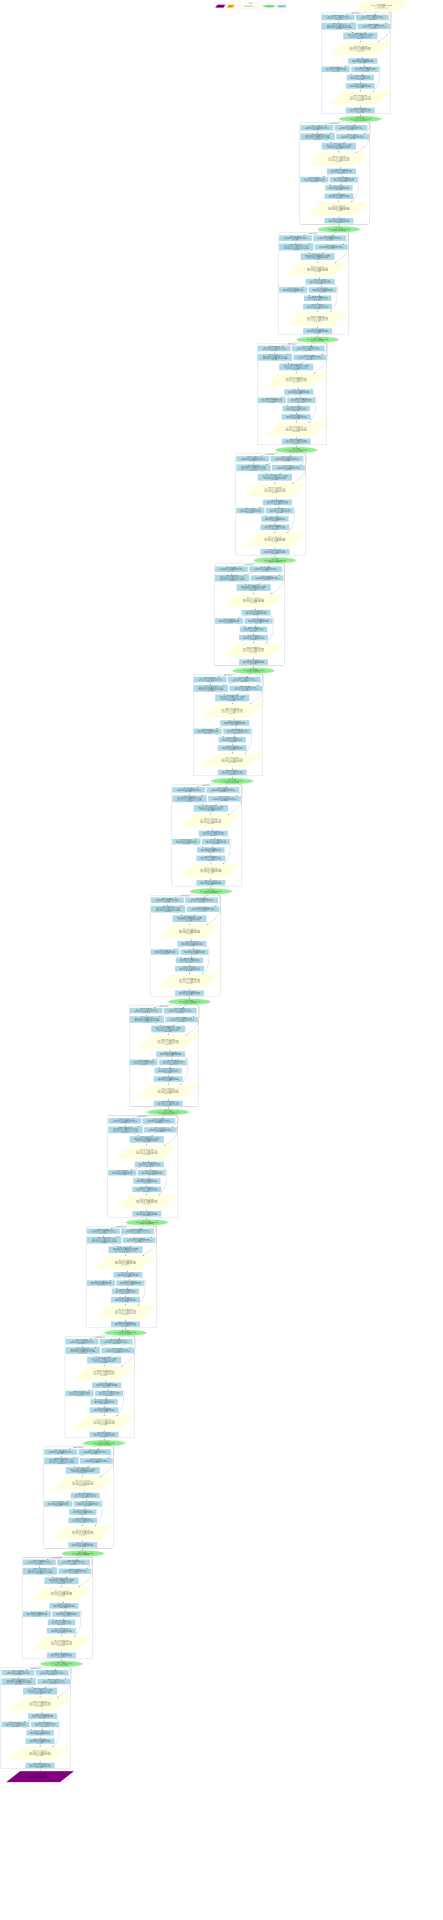

Python code for this plot:
import graphviz

# Create proposed layer-wise deployment DAG with 1 layer per GPU
dot = graphviz.Digraph(comment='Proposed Layer-wise Deployment (16 GPUs)', format='svg')
dot.attr(rankdir='TB', size='25,20', fontname='Arial')

# Define consistent attributes
with dot.subgraph(name='cluster_legend') as c:
    c.attr(label='Legend', style='dashed', color='gray')
    c.node('legend_compute', 'Computation', shape='rectangle', style='filled', color='lightblue')
    c.node('legend_comm', 'Communication', shape='ellipse', style='filled', color='lightgreen')
    c.node('legend_route', 'Routing/Aggregation', shape='parallelogram', style='filled', color='lightyellow')
    c.node('legend_split', 'Split', shape='parallelogram', style='filled', color='orange')
    c.node('legend_gather', 'Gather', shape='parallelogram', style='filled', color='purple')

# Input layer
dot.node('input', 'Input Embedding\nInput: [batch=128, seq=10000, hidden=4096]\nDevice: GPU-0\nLayer: Embedding+Pre-process', 
         shape='parallelogram', style='filled', color='lightyellow')

# Create clusters for each GPU and its layer
for gpu_id in range(16):
    layer_id = gpu_id
    
    with dot.subgraph(name=f'cluster_gpu{gpu_id}') as c:
        c.attr(label=f'GPU-{gpu_id} (Layer {layer_id})', style='rounded', color=f'color{gpu_id%8+1}')
        
        # Multi-Head Attention Q computation
        q_label = f'GPU{gpu_id}_Layer{layer_id}_MHA_Q\nInput: [batch=128, seq=10000, hidden=4096]\nOutput: [batch=128, seq=10000, heads=32, d_k=128]\nDevice: GPU-{gpu_id}'
        c.node(f'mha_q_{layer_id}', q_label, shape='rectangle', style='filled', color='lightblue')
        
        # Multi-Head Attention K computation
        k_label = f'GPU{gpu_id}_Layer{layer_id}_MHA_K\nInput: [batch=128, seq=10000, hidden=4096]\nOutput: [batch=128, seq=10000, heads=32, d_k=128]\nDevice: GPU-{gpu_id}'
        c.node(f'mha_k_{layer_id}', k_label, shape='rectangle', style='filled', color='lightblue')
        
        # Multi-Head Attention V computation
        v_label = f'GPU{gpu_id}_Layer{layer_id}_MHA_V\nInput: [batch=128, seq=10000, hidden=4096]\nOutput: [batch=128, seq=10000, heads=32, d_k=128]\nDevice: GPU-{gpu_id}'
        c.node(f'mha_v_{layer_id}', v_label, shape='rectangle', style='filled', color='lightblue')
        
        # Attention score computation
        score_label = f'GPU{gpu_id}_Layer{layer_id}_Attn_Score\nInput1: [batch=128, seq=10000, heads=32, d_k=128]\nInput2: [batch=128, seq=10000, heads=32, d_k=128]\nOutput: [batch=128, seq=10000, heads=32, seq=10000]\nDevice: GPU-{gpu_id}'
        c.node(f'attn_score_{layer_id}', score_label, shape='rectangle', style='filled', color='lightblue')
        
        # Attention output projection
        attn_out_label = f'GPU{gpu_id}_Layer{layer_id}_Attn_Out\nInput1: [batch=128, seq=10000, heads=32, seq=10000]\nInput2: [batch=128, seq=10000, heads=32, d_k=128]\nOutput: [batch=128, seq=10000, hidden=4096]\nDevice: GPU-{gpu_id}'
        c.node(f'attn_out_{layer_id}', attn_out_label, shape='rectangle', style='filled', color='lightblue')
        
        # Attention residual add
        attn_residual_label = f'GPU{gpu_id}_Layer{layer_id}_Attn_Residual\nInput1: [batch=128, seq=10000, hidden=4096]\nInput2: [batch=128, seq=10000, hidden=4096]\nOutput: [batch=128, seq=10000, hidden=4096]\nDevice: GPU-{gpu_id}'
        c.node(f'attn_residual_{layer_id}', attn_residual_label, shape='parallelogram', style='filled', color='lightyellow')
        
        # LayerNorm after attention
        layernorm1_label = f'GPU{gpu_id}_Layer{layer_id}_LayerNorm1\nInput: [batch=128, seq=10000, hidden=4096]\nOutput: [batch=128, seq=10000, hidden=4096]\nDevice: GPU-{gpu_id}'
        c.node(f'layernorm1_{layer_id}', layernorm1_label, shape='rectangle', style='filled', color='lightblue')
        
        # FFN Up projection
        ffn_up_label = f'GPU{gpu_id}_Layer{layer_id}_FFN_Up\nInput: [batch=128, seq=10000, hidden=4096]\nOutput: [batch=128, seq=10000, ffn=16384]\nDevice: GPU-{gpu_id}'
        c.node(f'ffn_up_{layer_id}', ffn_up_label, shape='rectangle', style='filled', color='lightblue')
        
        # FFN Gate projection
        ffn_gate_label = f'GPU{gpu_id}_Layer{layer_id}_FFN_Gate\nInput: [batch=128, seq=10000, hidden=4096]\nOutput: [batch=128, seq=10000, ffn=16384]\nDevice: GPU-{gpu_id}'
        c.node(f'ffn_gate_{layer_id}', ffn_gate_label, shape='rectangle', style='filled', color='lightblue')
        
        # FFN activation (GELU)
        ffn_act_label = f'GPU{gpu_id}_Layer{layer_id}_FFN_Act\nInput: [batch=128, seq=10000, ffn=16384]\nOutput: [batch=128, seq=10000, ffn=16384]\nDevice: GPU-{gpu_id}'
        c.node(f'ffn_act_{layer_id}', ffn_act_label, shape='rectangle', style='filled', color='lightblue')
        
        # FFN Down projection
        ffn_down_label = f'GPU{gpu_id}_Layer{layer_id}_FFN_Down\nInput: [batch=128, seq=10000, ffn=16384]\nOutput: [batch=128, seq=10000, hidden=4096]\nDevice: GPU-{gpu_id}'
        c.node(f'ffn_down_{layer_id}', ffn_down_label, shape='rectangle', style='filled', color='lightblue')
        
        # FFN residual add
        ffn_residual_label = f'GPU{gpu_id}_Layer{layer_id}_FFN_Residual\nInput1: [batch=128, seq=10000, hidden=4096]\nInput2: [batch=128, seq=10000, hidden=4096]\nOutput: [batch=128, seq=10000, hidden=4096]\nDevice: GPU-{gpu_id}'
        c.node(f'ffn_residual_{layer_id}', ffn_residual_label, shape='parallelogram', style='filled', color='lightyellow')
        
        # LayerNorm after FFN
        layernorm2_label = f'GPU{gpu_id}_Layer{layer_id}_LayerNorm2\nInput: [batch=128, seq=10000, hidden=4096]\nOutput: [batch=128, seq=10000, hidden=4096]\nDevice: GPU-{gpu_id}'
        c.node(f'layernorm2_{layer_id}', layernorm2_label, shape='rectangle', style='filled', color='lightblue')

# Communication nodes between GPUs
for gpu_id in range(15):  # Only need 15 communication nodes for 16 GPUs
    comm_label = f'GPU{gpu_id}_to_GPU{gpu_id+1}\nTransfer: [batch=128, seq=10000, hidden=4096]\nBandwidth: NVLink 900GB/s'
    dot.node(f'comm_{gpu_id}', comm_label, shape='ellipse', style='filled', color='lightgreen')

# Output layer (final projection)
dot.node('output', 'Final Output Projection\nInput: [batch=128, seq=10000, hidden=4096]\nOutput: [batch=128, seq=10000, vocab_size=128256]\nDevice: GPU-15', 
         shape='parallelogram', style='filled', color='purple')

# Connect the flow through all layers
prev_node = 'input'

for layer_id in range(16):
    gpu_id = layer_id
    
    # Attention computation flow
    dot.edge(prev_node, f'mha_q_{layer_id}')
    dot.edge(prev_node, f'mha_k_{layer_id}')
    dot.edge(prev_node, f'mha_v_{layer_id}')
    
    # Attention score computation
    dot.edge(f'mha_q_{layer_id}', f'attn_score_{layer_id}')
    dot.edge(f'mha_k_{layer_id}', f'attn_score_{layer_id}')
    
    # Attention output
    dot.edge(f'attn_score_{layer_id}', f'attn_out_{layer_id}')
    dot.edge(f'mha_v_{layer_id}', f'attn_out_{layer_id}')
    
    # Attention residual
    dot.edge(f'attn_out_{layer_id}', f'attn_residual_{layer_id}')
    dot.edge(prev_node, f'attn_residual_{layer_id}')  # Residual connection
    
    # LayerNorm after attention
    dot.edge(f'attn_residual_{layer_id}', f'layernorm1_{layer_id}')
    
    # FFN computation
    dot.edge(f'layernorm1_{layer_id}', f'ffn_up_{layer_id}')
    dot.edge(f'layernorm1_{layer_id}', f'ffn_gate_{layer_id}')
    dot.edge(f'ffn_up_{layer_id}', f'ffn_act_{layer_id}')
    dot.edge(f'ffn_gate_{layer_id}', f'ffn_act_{layer_id}')
    dot.edge(f'ffn_act_{layer_id}', f'ffn_down_{layer_id}')
    
    # FFN residual
    dot.edge(f'ffn_down_{layer_id}', f'ffn_residual_{layer_id}')
    dot.edge(f'layernorm1_{layer_id}', f'ffn_residual_{layer_id}')  # Residual connection
    
    # LayerNorm after FFN
    dot.edge(f'ffn_residual_{layer_id}', f'layernorm2_{layer_id}')
    
    # Communication to next GPU
    if layer_id < 15:
        dot.edge(f'layernorm2_{layer_id}', f'comm_{layer_id}')
        prev_node = f'comm_{layer_id}'
    else:
        # Last layer connects to output
        dot.edge(f'layernorm2_{layer_id}', 'output')

# Save files
dot.render('../outputs/2025-11-21-15-21-34/proposed_dag', format='dot')
dot.render('../outputs/2025-11-21-15-21-34/proposed_dag', format='svg')

print("Proposed layer-wise DAG generated successfully!")
print("Files saved:")
print("- ../outputs/2025-11-21-15-21-34/proposed_dag.dot")
print("- ../outputs/2025-11-21-15-21-34/proposed_dag.svg")
